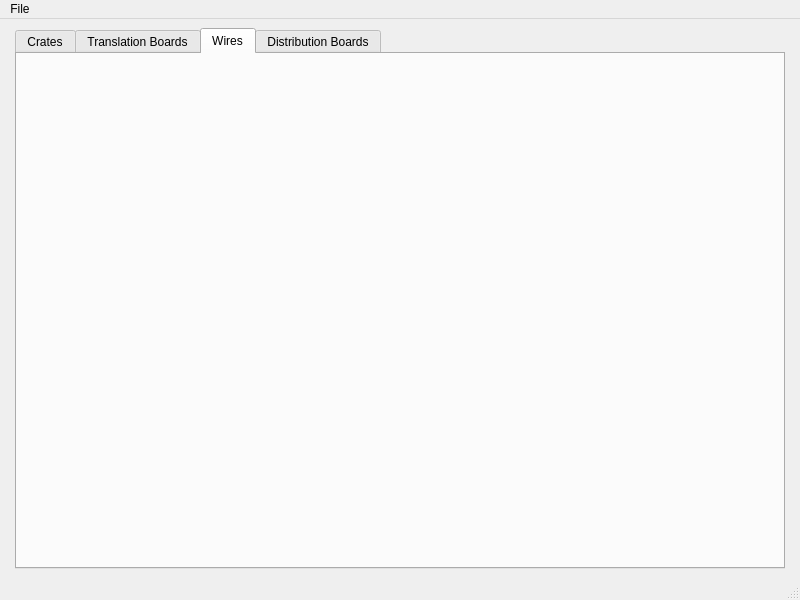
<?xml version="1.0" encoding="UTF-8"?>
<ui version="4.0">
 <class>MainWindow</class>
 <widget class="QMainWindow" name="MainWindow">
  <property name="geometry">
   <rect>
    <x>0</x>
    <y>0</y>
    <width>800</width>
    <height>600</height>
   </rect>
  </property>
  <property name="windowTitle">
   <string>MainWindow</string>
  </property>
  <widget class="QWidget" name="centralwidget">
   <layout class="QHBoxLayout" name="horizontalLayout">
    <item>
     <widget class="QWidget" name="sidebar_holder" native="true"/>
    </item>
    <item>
     <widget class="QTabWidget" name="display_tabs">
      <property name="currentIndex">
       <number>2</number>
      </property>
      <widget class="QWidget" name="crate_tab_holder">
       <attribute name="title">
        <string>Crates</string>
       </attribute>
      </widget>
      <widget class="QWidget" name="trans_board_tab_holder">
       <attribute name="title">
        <string>Translation Boards</string>
       </attribute>
      </widget>
      <widget class="QWidget" name="wire_tab_holder">
       <property name="enabled">
        <bool>true</bool>
       </property>
       <attribute name="title">
        <string>Wires</string>
       </attribute>
      </widget>
      <widget class="QWidget" name="distr_board_tab_holder">
       <attribute name="title">
        <string>Distribution Boards</string>
       </attribute>
      </widget>
     </widget>
    </item>
    <item>
     <widget class="QWidget" name="wire_view_holder" native="true"/>
    </item>
   </layout>
  </widget>
  <widget class="QMenuBar" name="menubar">
   <property name="geometry">
    <rect>
     <x>0</x>
     <y>0</y>
     <width>800</width>
     <height>27</height>
    </rect>
   </property>
   <widget class="QMenu" name="menuFile">
    <property name="title">
     <string>File</string>
    </property>
    <addaction name="actionOpen"/>
    <addaction name="separator"/>
    <addaction name="actionQuit"/>
   </widget>
   <addaction name="menuFile"/>
  </widget>
  <widget class="QStatusBar" name="statusbar"/>
  <action name="actionOpen">
   <property name="text">
    <string>Open...</string>
   </property>
  </action>
  <action name="actionQuit">
   <property name="text">
    <string>Quit</string>
   </property>
  </action>
 </widget>
 <resources/>
 <connections/>
</ui>
